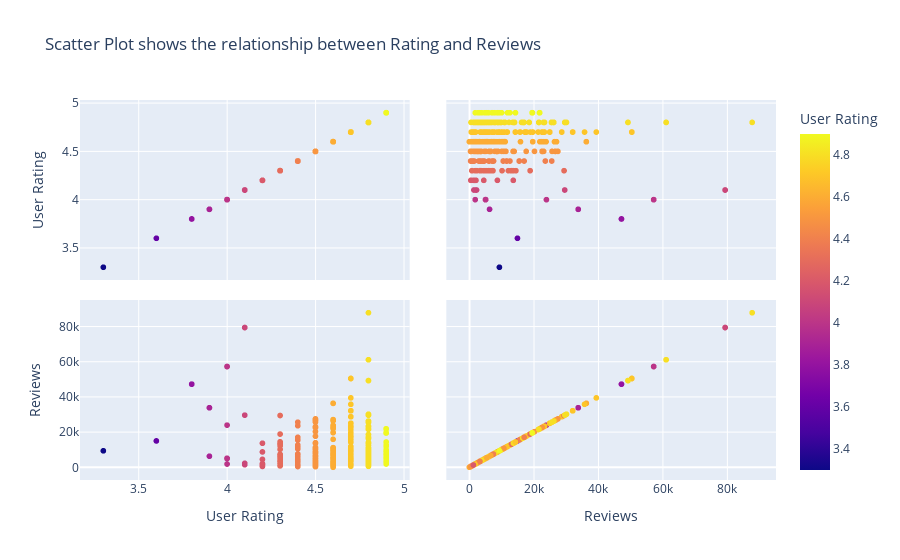

This figure's notebook cell:
### Markdown cell above
The Bestselling Book which has the most reviews

### Code cell
fig = px.scatter_matrix(dataFrame, dimensions=["User Rating","Reviews"], color="User Rating",title="Scatter Plot shows the relationship between Rating and Reviews")
fig.show()

### Figure 1 — Plotly figure (JSON) as saved in the notebook; plotly's stock layout.template omitted (floating-point values rounded to 4 significant figures; data arrays with more than 128 entries replaced by an {"elided": "..."} marker saying what was removed)
{"data": [{"dimensions": [{"axis": {"matches": true}, "label": "User Rating", "values": {"elided": "550 float values"}}, {"axis": {"matches": true}, "label": "Reviews", "values": {"elided": "550 int values"}}], "hovertemplate": "%{xaxis.title.text}=%{x}<br>%{yaxis.title.text}=%{y}<br>User Rating=%{marker.color}<extra></extra>", "legendgroup": "", "marker": {"color": {"elided": "550 float values"}, "coloraxis": "coloraxis", "symbol": "circle"}, "name": "", "showlegend": false, "type": "splom"}], "layout": {"autosize": true, "coloraxis": {"colorbar": {"title": {"text": "User Rating"}}, "colorscale": [[0, "#0d0887"], [0.1111, "#46039f"], [0.2222, "#7201a8"], [0.3333, "#9c179e"], [0.4444, "#bd3786"], [0.5556, "#d8576b"], [0.6667, "#ed7953"], [0.7778, "#fb9f3a"], [0.8889, "#fdca26"], [1, "#f0f921"]]}, "dragmode": "select", "legend": {"tracegroupgap": 0}, "title": {"text": "Scatter Plot shows the relationship between Rating and Reviews"}, "xaxis": {"autorange": true, "range": [3.115, 5.085], "type": "linear"}, "xaxis2": {"autorange": true, "range": [-10130.0, 98000.0], "type": "linear"}, "yaxis": {"autorange": true, "range": [3.115, 5.085], "type": "linear"}, "yaxis2": {"autorange": true, "range": [-10130.0, 98000.0], "type": "linear"}}}
